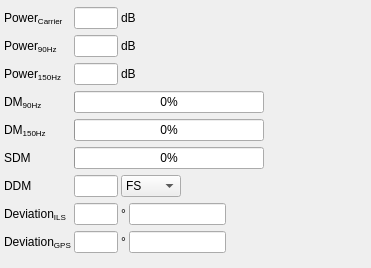
  <widget class="QWidget" name="dataContainer" native="true">
   <property name="geometry">
    <rect>
     <x>20</x>
     <y>240</y>
     <width>371</width>
     <height>268</height>
    </rect>
   </property>
   <property name="sizePolicy">
    <sizepolicy hsizetype="Expanding" vsizetype="Preferred">
     <horstretch>0</horstretch>
     <verstretch>0</verstretch>
    </sizepolicy>
   </property>
   <property name="windowTitle">
    <string>ILS Data</string>
   </property>
   <layout class="QHBoxLayout" name="horizontalLayout">
    <property name="spacing">
     <number>3</number>
    </property>
    <property name="leftMargin">
     <number>2</number>
    </property>
    <property name="topMargin">
     <number>2</number>
    </property>
    <property name="rightMargin">
     <number>2</number>
    </property>
    <property name="bottomMargin">
     <number>2</number>
    </property>
    <item>
     <widget class="QWidget" name="data" native="true">
      <layout class="QGridLayout" name="gridLayout">
       <property name="leftMargin">
        <number>2</number>
       </property>
       <property name="topMargin">
        <number>2</number>
       </property>
       <property name="rightMargin">
        <number>2</number>
       </property>
       <property name="bottomMargin">
        <number>2</number>
       </property>
       <property name="spacing">
        <number>3</number>
       </property>
       <item row="6" column="0">
        <widget class="QLabel" name="ddmLabel">
         <property name="text">
          <string>DDM</string>
         </property>
        </widget>
       </item>
       <item row="0" column="0">
        <widget class="QLabel" name="pCarrierLabel">
         <property name="text">
          <string>Power&lt;sub&gt;Carrier&lt;/sub&gt;</string>
         </property>
        </widget>
       </item>
       <item row="4" column="0">
        <widget class="QLabel" name="md150Label">
         <property name="text">
          <string>&lt;html&gt;&lt;head/&gt;&lt;body&gt;&lt;p&gt;DM&lt;span style=&quot; vertical-align:sub;&quot;&gt;150Hz&lt;/span&gt;&lt;/p&gt;&lt;/body&gt;&lt;/html&gt;</string>
         </property>
        </widget>
       </item>
       <item row="6" column="2">
        <widget class="QComboBox" name="ddmUnits">
         <property name="maximumSize">
          <size>
           <width>60</width>
           <height>16777215</height>
          </size>
         </property>
         <property name="toolTip">
          <string>Specifies units to display DDM in</string>
         </property>
         <item>
          <property name="text">
           <string>FS</string>
          </property>
         </item>
         <item>
          <property name="text">
           <string>%</string>
          </property>
         </item>
         <item>
          <property name="text">
           <string>uA</string>
          </property>
         </item>
        </widget>
       </item>
       <item row="7" column="1">
        <widget class="QLineEdit" name="angle">
         <property name="maximumSize">
          <size>
           <width>50</width>
           <height>16777215</height>
          </size>
         </property>
         <property name="toolTip">
          <string>Angle of deviation from ILS course line in degrees</string>
         </property>
         <property name="alignment">
          <set>Qt::AlignRight|Qt::AlignTrailing|Qt::AlignVCenter</set>
         </property>
         <property name="readOnly">
          <bool>true</bool>
         </property>
        </widget>
       </item>
       <item row="6" column="1">
        <widget class="QLineEdit" name="ddm">
         <property name="maximumSize">
          <size>
           <width>50</width>
           <height>16777215</height>
          </size>
         </property>
         <property name="toolTip">
          <string>Difference in depth of modulation</string>
         </property>
         <property name="alignment">
          <set>Qt::AlignRight|Qt::AlignTrailing|Qt::AlignVCenter</set>
         </property>
         <property name="readOnly">
          <bool>true</bool>
         </property>
        </widget>
       </item>
       <item row="7" column="0">
        <widget class="QLabel" name="angleLabel">
         <property name="text">
          <string>&lt;html&gt;&lt;head/&gt;&lt;body&gt;&lt;p&gt;Deviation&lt;span style=&quot; vertical-align:sub;&quot;&gt;ILS&lt;/span&gt;&lt;/p&gt;&lt;/body&gt;&lt;/html&gt;</string>
         </property>
        </widget>
       </item>
       <item row="4" column="1" colspan="2">
        <widget class="QProgressBar" name="md150">
         <property name="toolTip">
          <string>150Hz depth of modulation</string>
         </property>
         <property name="value">
          <number>0</number>
         </property>
        </widget>
       </item>
       <item row="3" column="0">
        <widget class="QLabel" name="md90Label">
         <property name="text">
          <string>&lt;html&gt;&lt;head/&gt;&lt;body&gt;&lt;p&gt;DM&lt;span style=&quot; vertical-align:sub;&quot;&gt;90Hz&lt;/span&gt;&lt;/p&gt;&lt;/body&gt;&lt;/html&gt;</string>
         </property>
        </widget>
       </item>
       <item row="1" column="1">
        <widget class="QLineEdit" name="p90">
         <property name="maximumSize">
          <size>
           <width>50</width>
           <height>16777215</height>
          </size>
         </property>
         <property name="toolTip">
          <string>90Hz power in dB</string>
         </property>
         <property name="alignment">
          <set>Qt::AlignRight|Qt::AlignTrailing|Qt::AlignVCenter</set>
         </property>
         <property name="readOnly">
          <bool>true</bool>
         </property>
        </widget>
       </item>
       <item row="2" column="1">
        <widget class="QLineEdit" name="p150">
         <property name="maximumSize">
          <size>
           <width>50</width>
           <height>16777215</height>
          </size>
         </property>
         <property name="toolTip">
          <string>150Hz power in dB</string>
         </property>
         <property name="alignment">
          <set>Qt::AlignRight|Qt::AlignTrailing|Qt::AlignVCenter</set>
         </property>
         <property name="readOnly">
          <bool>true</bool>
         </property>
        </widget>
       </item>
       <item row="8" column="1">
        <widget class="QLineEdit" name="gpsAngle">
         <property name="maximumSize">
          <size>
           <width>50</width>
           <height>16777215</height>
          </size>
         </property>
         <property name="toolTip">
          <string>Angle of deviation from ILS course line in degrees calculated from GPS position</string>
         </property>
         <property name="alignment">
          <set>Qt::AlignRight|Qt::AlignTrailing|Qt::AlignVCenter</set>
         </property>
        </widget>
       </item>
       <item row="0" column="2">
        <widget class="QLabel" name="pCarrierUnits">
         <property name="text">
          <string>dB</string>
         </property>
        </widget>
       </item>
       <item row="5" column="0">
        <widget class="QLabel" name="sdmLabel">
         <property name="text">
          <string>SDM</string>
         </property>
        </widget>
       </item>
       <item row="8" column="0">
        <widget class="QLabel" name="gpsAngleLabel">
         <property name="text">
          <string>&lt;html&gt;&lt;head/&gt;&lt;body&gt;&lt;p&gt;Deviation&lt;span style=&quot; vertical-align:sub;&quot;&gt;GPS&lt;/span&gt;&lt;/p&gt;&lt;/body&gt;&lt;/html&gt;</string>
         </property>
        </widget>
       </item>
       <item row="3" column="1" colspan="2">
        <widget class="QProgressBar" name="md90">
         <property name="toolTip">
          <string>90Hz depth of modulation</string>
         </property>
         <property name="value">
          <number>0</number>
         </property>
        </widget>
       </item>
       <item row="1" column="0">
        <widget class="QLabel" name="p90Label">
         <property name="text">
          <string>Power&lt;sub&gt;90Hz&lt;/sub&gt;</string>
         </property>
        </widget>
       </item>
       <item row="7" column="2">
        <layout class="QHBoxLayout" name="horizontalLayout_2">
         <item>
          <widget class="QLabel" name="angleUnits">
           <property name="text">
            <string>°</string>
           </property>
          </widget>
         </item>
         <item>
          <widget class="QLineEdit" name="angleDirection">
           <property name="maximumSize">
            <size>
             <width>100</width>
             <height>16777215</height>
            </size>
           </property>
          </widget>
         </item>
         <item>
          <spacer name="horizontalSpacer_2">
           <property name="orientation">
            <enum>Qt::Horizontal</enum>
           </property>
           <property name="sizeHint" stdset="0">
            <size>
             <width>40</width>
             <height>20</height>
            </size>
           </property>
          </spacer>
         </item>
        </layout>
       </item>
       <item row="0" column="1">
        <widget class="QLineEdit" name="pCarrier">
         <property name="maximumSize">
          <size>
           <width>50</width>
           <height>16777215</height>
          </size>
         </property>
         <property name="toolTip">
          <string>Carrier power in dB</string>
         </property>
         <property name="alignment">
          <set>Qt::AlignRight|Qt::AlignTrailing|Qt::AlignVCenter</set>
         </property>
         <property name="readOnly">
          <bool>true</bool>
         </property>
        </widget>
       </item>
       <item row="2" column="0">
        <widget class="QLabel" name="p150Label">
         <property name="text">
          <string>Power&lt;sub&gt;150Hz&lt;/sub&gt;</string>
         </property>
        </widget>
       </item>
       <item row="1" column="2">
        <widget class="QLabel" name="p90Units">
         <property name="text">
          <string>dB</string>
         </property>
        </widget>
       </item>
       <item row="8" column="2">
        <layout class="QHBoxLayout" name="horizontalLayout_3">
         <item>
          <widget class="QLabel" name="gpsAngleUnits">
           <property name="text">
            <string>°</string>
           </property>
          </widget>
         </item>
         <item>
          <widget class="QLineEdit" name="gpsAngleDirection">
           <property name="maximumSize">
            <size>
             <width>100</width>
             <height>16777215</height>
            </size>
           </property>
          </widget>
         </item>
         <item>
          <spacer name="horizontalSpacer_3">
           <property name="orientation">
            <enum>Qt::Horizontal</enum>
           </property>
           <property name="sizeHint" stdset="0">
            <size>
             <width>40</width>
             <height>20</height>
            </size>
           </property>
          </spacer>
         </item>
        </layout>
       </item>
       <item row="2" column="2">
        <widget class="QLabel" name="p150Units">
         <property name="text">
          <string>dB</string>
         </property>
        </widget>
       </item>
       <item row="5" column="1" colspan="2">
        <widget class="QProgressBar" name="sdm">
         <property name="toolTip">
          <string>Sum of depth of modulation. Nominally 40% for LOC and 80% for G/S</string>
         </property>
         <property name="value">
          <number>0</number>
         </property>
        </widget>
       </item>
      </layout>
     </widget>
    </item>
    <item>
     <layout class="QVBoxLayout" name="verticalLayout_2">
      <item>
       <widget class="CourseDeviationIndicator" name="cdi" native="true">
        <property name="sizePolicy">
         <sizepolicy hsizetype="Expanding" vsizetype="Expanding">
          <horstretch>0</horstretch>
          <verstretch>0</verstretch>
         </sizepolicy>
        </property>
        <property name="minimumSize">
         <size>
          <width>100</width>
          <height>100</height>
         </size>
        </property>
        <property name="toolTip">
         <string>Course Deviation Indicator (CDI)</string>
        </property>
       </widget>
      </item>
      <item>
       <layout class="QHBoxLayout" name="horizontalLayout_6">
        <property name="spacing">
         <number>0</number>
        </property>
        <item>
         <widget class="QLabel" name="morseIdent">
          <property name="toolTip">
           <string>Received Morse code identifier</string>
          </property>
          <property name="text">
           <string/>
          </property>
          <property name="alignment">
           <set>Qt::AlignCenter</set>
          </property>
         </widget>
        </item>
       </layout>
      </item>
     </layout>
    </item>
   </layout>
  </widget>
